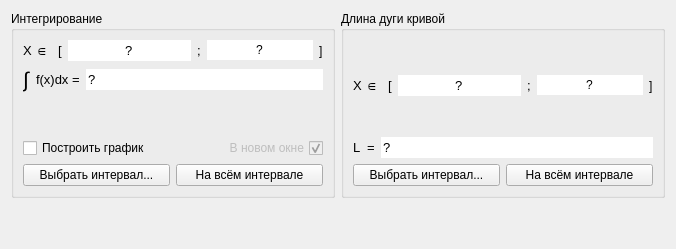
            <widget class="QWidget" name="tab_3">
             <attribute name="title">
              <string>Интеграл</string>
             </attribute>
             <layout class="QGridLayout" name="gridLayout_19">
              <item row="0" column="0">
               <widget class="QGroupBox" name="integralGroupBox">
                <property name="layoutDirection">
                 <enum>Qt::LeftToRight</enum>
                </property>
                <property name="title">
                 <string>Интегрирование</string>
                </property>
                <property name="flat">
                 <bool>false</bool>
                </property>
                <property name="checkable">
                 <bool>false</bool>
                </property>
                <layout class="QGridLayout" name="gridLayout_14">
                 <item row="3" column="0">
                  <layout class="QHBoxLayout" name="horizontalLayout_29">
                   <item>
                    <widget class="QPushButton" name="integralSelectInterval">
                     <property name="text">
                      <string>Выбрать интервал...</string>
                     </property>
                    </widget>
                   </item>
                   <item>
                    <widget class="QPushButton" name="integrateAll">
                     <property name="text">
                      <string>На всём интервале</string>
                     </property>
                    </widget>
                   </item>
                  </layout>
                 </item>
                 <item row="0" column="0">
                  <layout class="QVBoxLayout" name="verticalLayout_7">
                   <item>
                    <layout class="QHBoxLayout" name="horizontalLayout_30">
                     <item>
                      <widget class="QLabel" name="label_30">
                       <property name="font">
                        <font>
                         <pointsize>10</pointsize>
                        </font>
                       </property>
                       <property name="text">
                        <string>X ∈ </string>
                       </property>
                      </widget>
                     </item>
                     <item>
                      <widget class="QLabel" name="label_31">
                       <property name="font">
                        <font>
                         <pointsize>10</pointsize>
                        </font>
                       </property>
                       <property name="text">
                        <string>[</string>
                       </property>
                      </widget>
                     </item>
                     <item>
                      <widget class="QLineEdit" name="xIntegrBegin">
                       <property name="sizePolicy">
                        <sizepolicy hsizetype="Expanding" vsizetype="Fixed">
                         <horstretch>0</horstretch>
                         <verstretch>0</verstretch>
                        </sizepolicy>
                       </property>
                       <property name="font">
                        <font>
                         <pointsize>10</pointsize>
                        </font>
                       </property>
                       <property name="text">
                        <string>?</string>
                       </property>
                       <property name="frame">
                        <bool>false</bool>
                       </property>
                       <property name="alignment">
                        <set>Qt::AlignCenter</set>
                       </property>
                       <property name="readOnly">
                        <bool>true</bool>
                       </property>
                      </widget>
                     </item>
                     <item>
                      <widget class="QLabel" name="label_32">
                       <property name="font">
                        <font>
                         <pointsize>10</pointsize>
                        </font>
                       </property>
                       <property name="text">
                        <string>;</string>
                       </property>
                      </widget>
                     </item>
                     <item>
                      <widget class="QLineEdit" name="xIntegrEnd">
                       <property name="sizePolicy">
                        <sizepolicy hsizetype="Expanding" vsizetype="Fixed">
                         <horstretch>0</horstretch>
                         <verstretch>0</verstretch>
                        </sizepolicy>
                       </property>
                       <property name="text">
                        <string>?</string>
                       </property>
                       <property name="frame">
                        <bool>false</bool>
                       </property>
                       <property name="alignment">
                        <set>Qt::AlignCenter</set>
                       </property>
                       <property name="readOnly">
                        <bool>true</bool>
                       </property>
                      </widget>
                     </item>
                     <item>
                      <widget class="QLabel" name="label_33">
                       <property name="text">
                        <string>]</string>
                       </property>
                      </widget>
                     </item>
                    </layout>
                   </item>
                   <item>
                    <layout class="QHBoxLayout" name="horizontalLayout_31">
                     <item>
                      <widget class="QLabel" name="label_34">
                       <property name="sizePolicy">
                        <sizepolicy hsizetype="Maximum" vsizetype="Preferred">
                         <horstretch>0</horstretch>
                         <verstretch>0</verstretch>
                        </sizepolicy>
                       </property>
                       <property name="font">
                        <font>
                         <pointsize>16</pointsize>
                         <weight>50</weight>
                         <bold>false</bold>
                        </font>
                       </property>
                       <property name="text">
                        <string>∫</string>
                       </property>
                      </widget>
                     </item>
                     <item>
                      <widget class="QLabel" name="label_35">
                       <property name="font">
                        <font>
                         <pointsize>10</pointsize>
                        </font>
                       </property>
                       <property name="text">
                        <string>f(x)dx =</string>
                       </property>
                      </widget>
                     </item>
                     <item>
                      <widget class="QLineEdit" name="integralResult">
                       <property name="sizePolicy">
                        <sizepolicy hsizetype="Expanding" vsizetype="Fixed">
                         <horstretch>0</horstretch>
                         <verstretch>0</verstretch>
                        </sizepolicy>
                       </property>
                       <property name="font">
                        <font>
                         <pointsize>10</pointsize>
                        </font>
                       </property>
                       <property name="text">
                        <string>?</string>
                       </property>
                       <property name="frame">
                        <bool>false</bool>
                       </property>
                       <property name="alignment">
                        <set>Qt::AlignLeading|Qt::AlignLeft|Qt::AlignVCenter</set>
                       </property>
                       <property name="readOnly">
                        <bool>true</bool>
                       </property>
                      </widget>
                     </item>
                    </layout>
                   </item>
                  </layout>
                 </item>
                 <item row="1" column="0">
                  <spacer name="verticalSpacer_13">
                   <property name="orientation">
                    <enum>Qt::Vertical</enum>
                   </property>
                   <property name="sizeHint" stdset="0">
                    <size>
                     <width>20</width>
                     <height>40</height>
                    </size>
                   </property>
                  </spacer>
                 </item>
                 <item row="2" column="0">
                  <layout class="QHBoxLayout" name="horizontalLayout_28">
                   <item>
                    <widget class="QCheckBox" name="integralPlot">
                     <property name="text">
                      <string>Построить график</string>
                     </property>
                     <property name="checked">
                      <bool>false</bool>
                     </property>
                    </widget>
                   </item>
                   <item>
                    <widget class="QCheckBox" name="integralPlotNewWindow">
                     <property name="enabled">
                      <bool>false</bool>
                     </property>
                     <property name="layoutDirection">
                      <enum>Qt::RightToLeft</enum>
                     </property>
                     <property name="text">
                      <string>В новом окне</string>
                     </property>
                     <property name="checked">
                      <bool>true</bool>
                     </property>
                    </widget>
                   </item>
                  </layout>
                 </item>
                </layout>
               </widget>
              </item>
              <item row="0" column="1">
               <widget class="QGroupBox" name="groupBox_13">
                <property name="title">
                 <string>Длина дуги кривой</string>
                </property>
                <layout class="QGridLayout" name="gridLayout_24">
                 <item row="0" column="0">
                  <layout class="QHBoxLayout" name="horizontalLayout_48">
                   <item>
                    <widget class="QLabel" name="label_54">
                     <property name="font">
                      <font>
                       <pointsize>10</pointsize>
                      </font>
                     </property>
                     <property name="text">
                      <string>X ∈ </string>
                     </property>
                    </widget>
                   </item>
                   <item>
                    <widget class="QLabel" name="label_55">
                     <property name="font">
                      <font>
                       <pointsize>10</pointsize>
                      </font>
                     </property>
                     <property name="text">
                      <string>[</string>
                     </property>
                    </widget>
                   </item>
                   <item>
                    <widget class="QLineEdit" name="xLengthBegin">
                     <property name="sizePolicy">
                      <sizepolicy hsizetype="Expanding" vsizetype="Fixed">
                       <horstretch>0</horstretch>
                       <verstretch>0</verstretch>
                      </sizepolicy>
                     </property>
                     <property name="font">
                      <font>
                       <pointsize>10</pointsize>
                      </font>
                     </property>
                     <property name="text">
                      <string>?</string>
                     </property>
                     <property name="frame">
                      <bool>false</bool>
                     </property>
                     <property name="alignment">
                      <set>Qt::AlignCenter</set>
                     </property>
                     <property name="readOnly">
                      <bool>true</bool>
                     </property>
                    </widget>
                   </item>
                   <item>
                    <widget class="QLabel" name="label_56">
                     <property name="font">
                      <font>
                       <pointsize>10</pointsize>
                      </font>
                     </property>
                     <property name="text">
                      <string>;</string>
                     </property>
                    </widget>
                   </item>
                   <item>
                    <widget class="QLineEdit" name="xLengthEnd">
                     <property name="sizePolicy">
                      <sizepolicy hsizetype="Expanding" vsizetype="Fixed">
                       <horstretch>0</horstretch>
                       <verstretch>0</verstretch>
                      </sizepolicy>
                     </property>
                     <property name="text">
                      <string>?</string>
                     </property>
                     <property name="frame">
                      <bool>false</bool>
                     </property>
                     <property name="alignment">
                      <set>Qt::AlignCenter</set>
                     </property>
                     <property name="readOnly">
                      <bool>true</bool>
                     </property>
                    </widget>
                   </item>
                   <item>
                    <widget class="QLabel" name="label_57">
                     <property name="text">
                      <string>]</string>
                     </property>
                    </widget>
                   </item>
                  </layout>
                 </item>
                 <item row="1" column="0">
                  <layout class="QHBoxLayout" name="horizontalLayout_49">
                   <item>
                    <widget class="QLabel" name="label_58">
                     <property name="font">
                      <font>
                       <pointsize>10</pointsize>
                       <weight>50</weight>
                       <bold>false</bold>
                      </font>
                     </property>
                     <property name="text">
                      <string>L</string>
                     </property>
                    </widget>
                   </item>
                   <item>
                    <widget class="QLabel" name="label_59">
                     <property name="font">
                      <font>
                       <pointsize>10</pointsize>
                      </font>
                     </property>
                     <property name="text">
                      <string>=</string>
                     </property>
                    </widget>
                   </item>
                   <item>
                    <widget class="QLineEdit" name="lengthResult">
                     <property name="font">
                      <font>
                       <pointsize>10</pointsize>
                      </font>
                     </property>
                     <property name="text">
                      <string>?</string>
                     </property>
                     <property name="frame">
                      <bool>false</bool>
                     </property>
                     <property name="alignment">
                      <set>Qt::AlignLeading|Qt::AlignLeft|Qt::AlignVCenter</set>
                     </property>
                     <property name="readOnly">
                      <bool>true</bool>
                     </property>
                    </widget>
                   </item>
                  </layout>
                 </item>
                 <item row="2" column="0">
                  <layout class="QHBoxLayout" name="horizontalLayout_50">
                   <item>
                    <widget class="QPushButton" name="curveLengthInterval">
                     <property name="text">
                      <string>Выбрать интервал...</string>
                     </property>
                    </widget>
                   </item>
                   <item>
                    <widget class="QPushButton" name="curveLengthAll">
                     <property name="text">
                      <string>На всём интервале</string>
                     </property>
                    </widget>
                   </item>
                  </layout>
                 </item>
                </layout>
               </widget>
              </item>
              <item row="1" column="1">
               <spacer name="verticalSpacer_14">
                <property name="orientation">
                 <enum>Qt::Vertical</enum>
                </property>
                <property name="sizeHint" stdset="0">
                 <size>
                  <width>20</width>
                  <height>40</height>
                 </size>
                </property>
               </spacer>
              </item>
             </layout>
            </widget>
